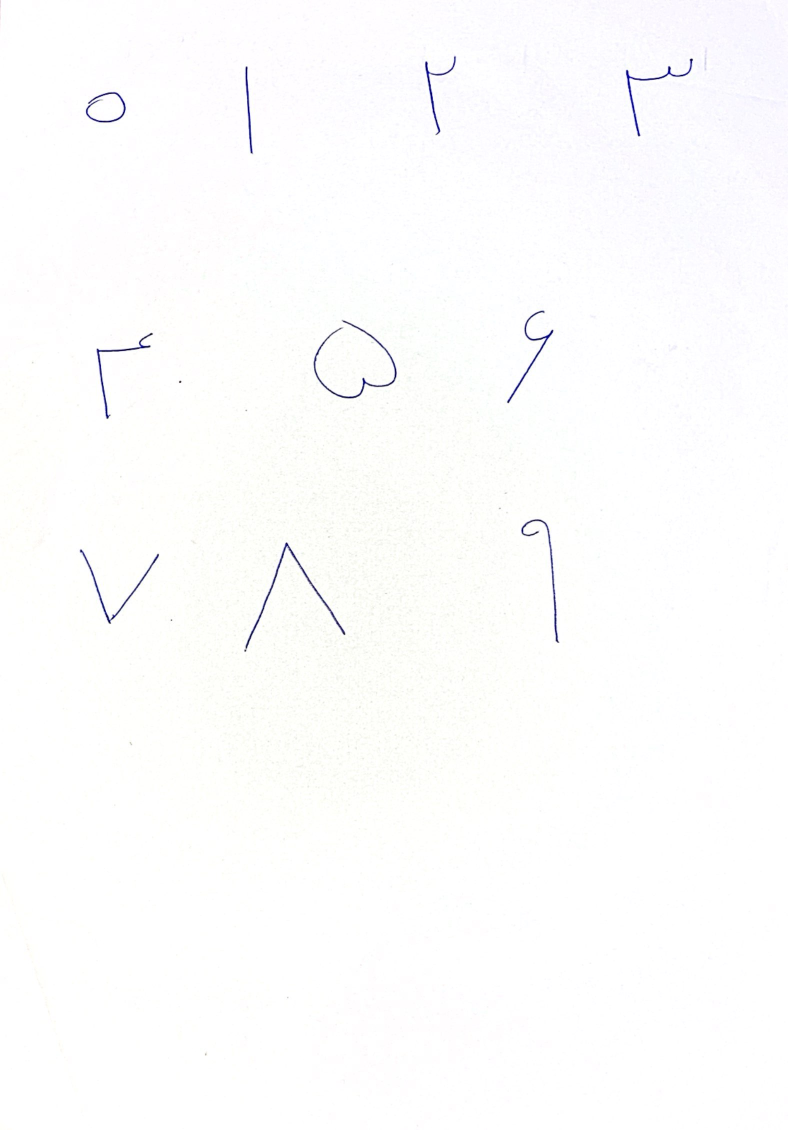
#> input picture IMG_6872.jpg, 1576 x 2260 px (shown at 1/2 size)
$ jupyter execute tamrin.ipynb
#> lines starting #> are read from the running program, lines starting #| are printed output that depends on the picture; after the words box and inside, x2 and y2 are one past the last pixel; in counts of white or black regions, pixels touching at a corner belong together
[cell 1]
import cv2
import numpy as np
import pandas as pd
import matplotlib.pyplot as plt

image_path = 'IMG_6872.jpg'
image = cv2.imread(image_path, cv2.IMREAD_GRAYSCALE)
#> image: shape (2260, 1576); min 0, max 255, mean 253.3
plt.imshow(image, cmap='gray')
plt.title("Original Image")
plt.show()

# تبدیل تصویر به سیاه و سفید
_, binary_image = cv2.threshold(image, 128, 255, cv2.THRESH_BINARY_INV)
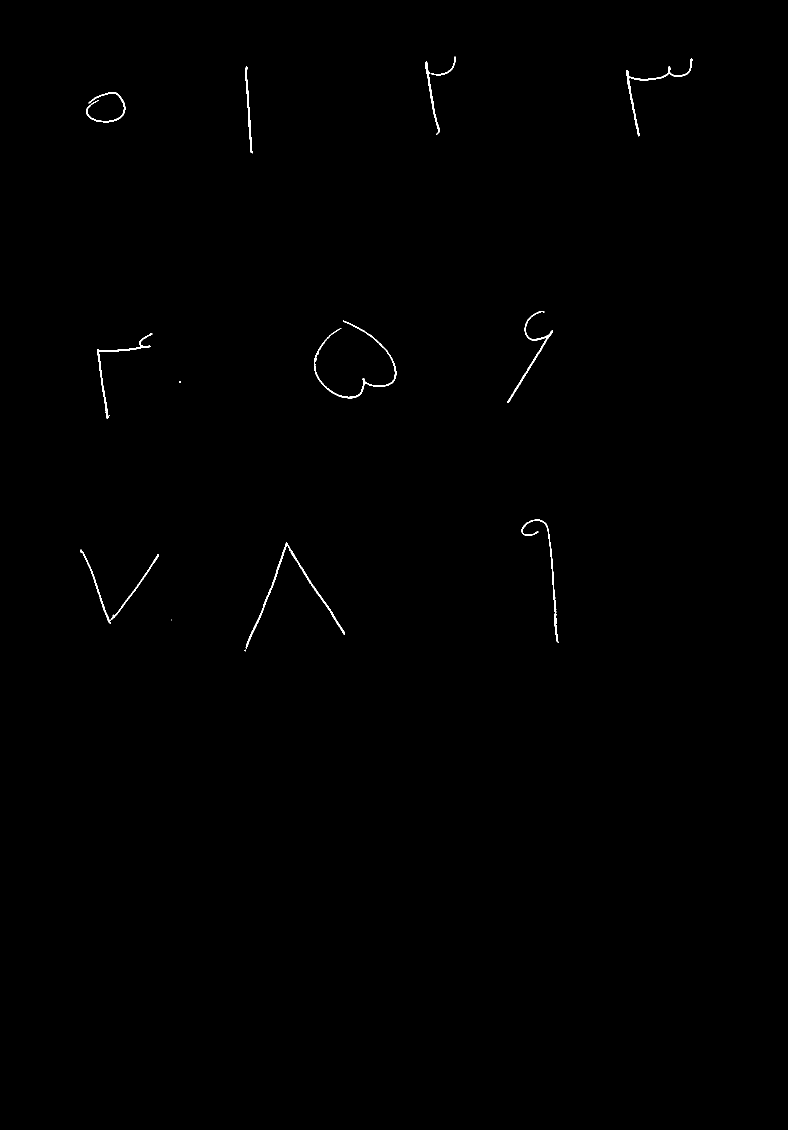
#> binary_image: shape (2260, 1576) (shown at 1/2 size); 0.26% white; 14 white regions (3 under 20 px)
plt.imshow(binary_image, cmap='gray')
plt.title("Binary Image")
plt.show()

contours, _ = cv2.findContours(binary_image, cv2.RETR_EXTERNAL, cv2.CHAIN_APPROX_SIMPLE)
#> contours = 14 contours, 3 with area under 20; largest, box (x1, y1, x2, y2) and area: (491, 1085, 690, 1297) 1030, (628, 641, 793, 797) 874, (1252, 117, 1385, 273) 694, (160, 1099, 318, 1247) 648, (1015, 622, 1106, 806) 627

# لیست برای ذخیره اعداد پردازش‌شده
processed_digits = []

for contour in contours:
    x, y, w, h = cv2.boundingRect(contour)

    # برش عدد
    digit = binary_image[y:y+h, x:x+w]
    plt.imshow(digit, cmap='gray')
    plt.title(f"Cropped Digit at ({x}, {y}, {w}, {h})")
    plt.show()

    resized_digit = cv2.resize(digit, (28, 28), interpolation=cv2.INTER_AREA)
    plt.imshow(resized_digit, cmap='gray')
    plt.title("Resized Digit to 28x28")
    plt.show()

    padded_digit = cv2.copyMakeBorder(resized_digit,
                                      top=(28-resized_digit.shape[0])//2,
                                      bottom=(28-resized_digit.shape[0])//2,
                                      left=(28-resized_digit.shape[1])//2,
                                      right=(28-resized_digit.shape[1])//2,
                                      borderType=cv2.BORDER_CONSTANT, value=[0, 0, 0])
    plt.imshow(padded_digit, cmap='gray')
    plt.title("Padded Digit to 28x28")
    plt.show()

    flat_digit = padded_digit.flatten()

    processed_digits.append(flat_digit)
#> this loop made 14 passes
#> (x, y, w, h) on passes 3 to 14: (160, 1099, 158, 148), (491, 1085, 199, 212), (1043, 1039, 75, 246), (359, 762, 3, 4), (194, 666, 111, 171), (628, 641, 165, 156), (1015, 622, 91, 184), (172, 185, 79, 60), (491, 133, 14, 174), (851, 123, 29, 146), (1252, 117, 133, 156), (862, 113, 49, 38)
#> (x, y, w, h, digit) on pass 1: (489, 1299, 3, 4, [[0, 255, 0], [255, 255, 255], [255, 255, 255], [0, 255, 0]])
#> pass 1, `plt.show()`:
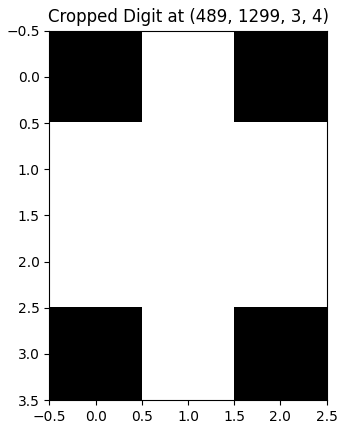
#> figure drawn by matplotlib, 1 panel
#> pass 1, `resized_digit = cv2.resize(digit, (28, 28), interpolation=cv2.INTER_AR..`:
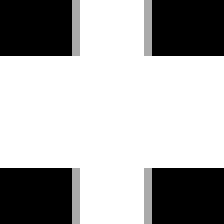
#> resized_digit: shape (28, 28) (shown 8 times larger); min 0, max 255, mean 170
#> pass 2, `plt.show()`:
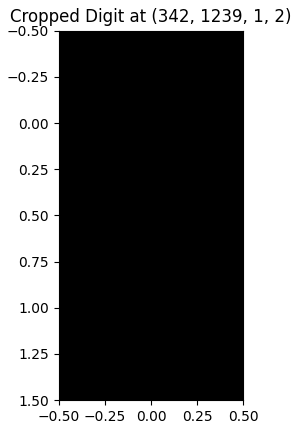
#> figure drawn by matplotlib, 1 panel
#> pass 3, `digit = binary_image[y:y+h, x:x+w]`:
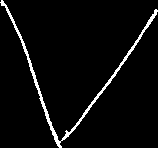
#> digit: shape (148, 158); 4% white in thin lines or dots
#> pass 3, `resized_digit = cv2.resize(digit, (28, 28), interpolation=cv2.INTER_AR..`:
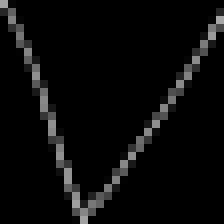
#> resized_digit: shape (28, 28) (shown 8 times larger); min 0, max 167, mean 10.2
#> after the loop:
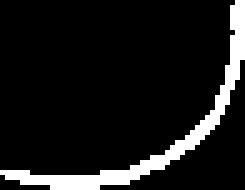
#> digit: shape (38, 49) (shown 5 times larger); 10.2% white; 1 white region, box (x1, y1, x2, y2) and area: (0, 0, 49, 38) 190
#> after the loop:
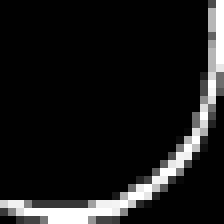
#> resized_digit: shape (28, 28) (shown 8 times larger); min 0, max 255, mean 26
#> after the loop, processed_digits = 14 items

processed_digits_array = np.array(processed_digits)

sorted_indices = np.argsort([cv2.boundingRect(contour)[0] for contour in contours])
#> sorted_indices = [2, 9, 6, 1, 5, 0, 3, 10, 7, 11, 13, 8, 4, 12]
sorted_digits_array = processed_digits_array[sorted_indices]

print("Final processed array shape:", sorted_digits_array.shape)
#| Final processed array shape: (14, 784)
print(sorted_digits_array)
#> (printed output is left out)

df = pd.DataFrame(sorted_digits_array)
#> df = table of 14 rows and 784 columns
csv_path = 'handwritten_digits.csv'
df.to_csv(csv_path, index=False, header=False)
print(f"CSV file saved at: {csv_path}")
